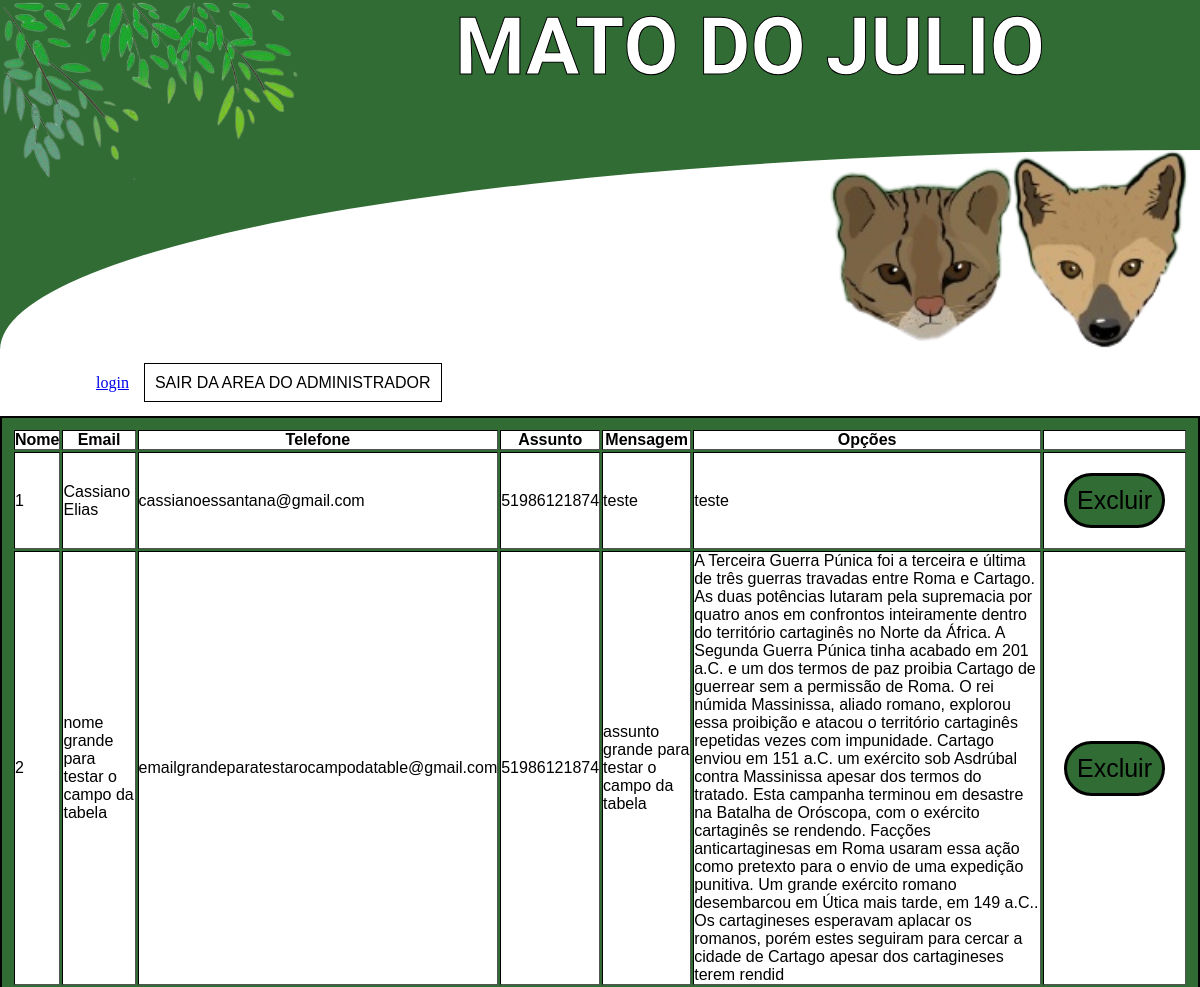
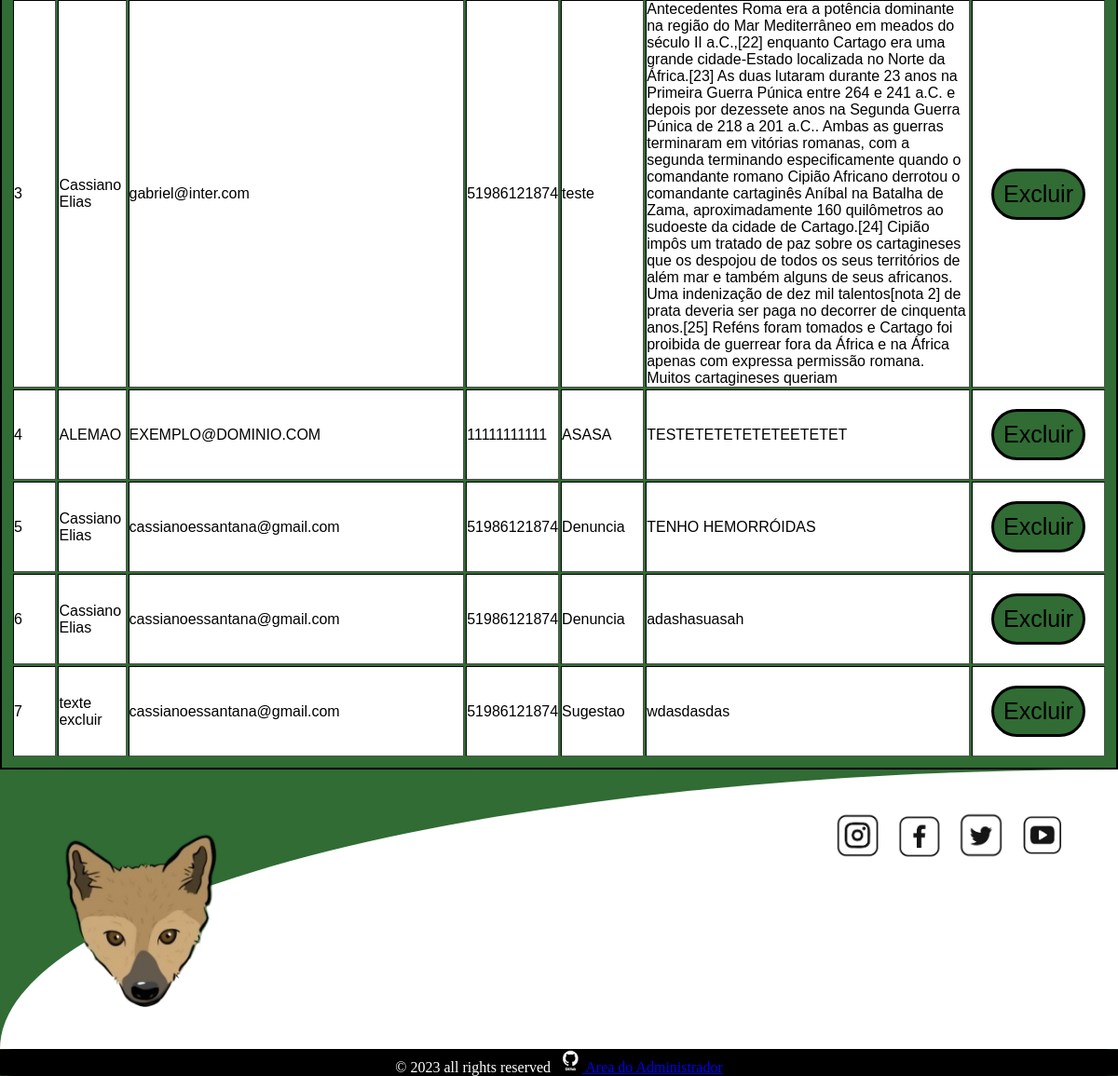
The app's page /paginas_php/showform.php with its own data (2 pictures, top to bottom).
### tables this page shows
CREATE TABLE `faleconosco` (
  `id` int(11) NOT NULL,
  `nomeCompleto` varchar(255) NOT NULL,
  `email` varchar(255) NOT NULL,
  `telefone` varchar(11) NOT NULL,
  `assunto` varchar(255) NOT NULL,
  `mensagem` varchar(1000) NOT NULL
);

### paginas_php/showform.php (the view, shortened to what this page needs)
<!DOCTYPE html>
<html lang="pt-br">
<head>
	<link rel="stylesheet" type="text/css" href="../css/showform.css">
    <link rel="stylesheet" type="text/css" href="../css/footer.css">
    <link rel="stylesheet" type="text/css" href="../css/scrollbar.css">
    <link rel="stylesheet" type="text/css" href="../css/menu.css">
    <link rel="stylesheet" type="text/css" href="../css/header.css">
</head>
<body >
<header>
        <div id="cabecalho">
                <div id="header-up">
                    <div id="cont-ramo">
                        <img id="ramo" src="../imagens/ramo.png" alt="">
                    </div>
                        <h1 id="title">MATO DO JULIO</h1>
                </div>
                <div id="logo-bixos">
                    <img id="img-bixo" src="../imagens/bixos-logo.png" alt="">
                </div>
        </div>
        </header>
<div>
<nav class="nav-bar">
        <div class="nav-list" id="menu">
        <ul>
        <div id="usuario">
	<?php
			if (isset($_SESSION['nome_uso_sessao'])){
				echo  'Ola '.$_SESSION['nome_uso_sessao'].'<br/>'.' Seja bem vindo!<br/>';
			}else{
				echo" <div id='login'><a href='login.php?logout'>
				login</a></div>";
			}
			?>
            </div>
        <li class="nav-item"><a id="menuadm" href="../paginas_php/login.php">SAIR DA AREA DO ADMINISTRADOR</a></li>
            </ul>
        </div>
    </nav>
</div>
<table border="1" class="table">
<thead>
    <tr>
        <th >Nome</th>
        <th >Email</th>
        <th >Telefone</th>
        <th >Assunto</th>
        <th >Mensagem</th>
        <th >Opções</th>
        <th></th>
    </tr>
</thead>
<tbody>
    <?php
        include "../script_php/conexao.php";
        $query = "Select id,nomeCompleto,email,telefone,assunto,mensagem from faleconosco";
        $dados = mysqli_query($conexao, $query);
        if($dados){
            while($linha = mysqli_fetch_assoc($dados)){
                ?>
                <tr>
                    <td><?php echo $linha ["id"] ?></td>
                    <td><?php echo $linha ["nomeCompleto"] ?></td>
                    <td><?php echo $linha ["email"] ?></td>
                    <td><?php echo $linha ["telefone"] ?></td>
                    <td><?php echo $linha ["assunto"]  ?></td>
                    <td><?php echo $linha ["mensagem"] ?></td>
                    <td id="campo-botao">
                    <button id="botao-excluir">
                        <a id="excluir" href="../script_php/excluir.php?id=<?php echo $linha["id"];?>">
                        Excluir
                            </a>
                    </button>
                    </td>
                </tr>
                <?php
            }
        }
?>
</tbody>
</table>
    </body>
    <footer>
        <div id="footer_content">
            <div id="footer-bixo">
            <img id="img-footer" src="../imagens/footer.png" alt="">
            </div>
                <div id="footer_social_media">
                    <a href="https://www.instagram.com/matodojulio/" class="social" alt="Instagram" >
                    <img class="imgrede" src="../imagens/redes/logo_insta.png" alt="instagram" title="Instagram"></a>
                    <a href="https://www.facebook.com/matodojulio/" class="social alt="Facebook" >
                    <img class="imgrede" src="../imagens/redes/logo_face.png" alt="Facebook"  title="Facebook"></a>
                    <a href="https://twitter.com/MatoDoJulio" class="social" alt="Twitter" title="Twitter" >
                    <img class="imgrede" src="../imagens/redes/logo_twitter.png" alt="Twitter" title="Twitter"></a>
                    <a href="https://www.youtube.com/@matodojulio" class="social" alt="Youtube" >
                    <img class="imgrede" src="../imagens/redes/logo_youtube.png" alt="Youtube" title="Youtube"></a>
                </div>
        </div>
        <div id="footer_copyright" >
            &#169
            2023 all rights reserved <a href="https://github.com/CassianoElias"> <img class="imggithub" src="../imagens/redes/github_black.png" alt="github"> </a>
            <a href="../paginas_php/login.php">Area do Administrador</a>
        </div>
    </footer>
</html>

### css/showform.css (style rules this page uses)
:root { --background-verde: #306c34 ; --font-title: 'Felipa', sans-serif; --font-subtitle: 'Roboto', sans-serif; --font-subpage: 'Permanent Marker', sans-serif; }
* { margin: 0; padding: 0; box-sizing: border-box; }
body { width: 100%; height: auto; background-color: var(--background-verde); }
#menuadm { padding: 10px; border: solid 1px black; text-decoration: none; color: black; font-family: Arial, Helvetica, sans-serif; }
thead { text-align: center; background-color: white; }
tbody { background-color: white; }
.table { font-family: 'Lucida Sans', 'Lucida Sans Regular', 'Lucida Grande', 'Lucida Sans Unicode', Geneva, Verdana, sans-serif; padding: 10px; border: double 2px black; }
#campo-botao a { text-decoration: none; color: black; font-size: 25px; }
#campo-botao { padding: 20px 20px; }
#botao-excluir { background-color: var(--background-verde); color: black; border: solid black; border-top-right-radius: 60px; border-top-left-radius: 60px; border-bottom-left-radius: 60px; border-bottom-right-radius: 60px; padding: 10px 10px; }

### css/footer.css (style rules this page uses)
#footer-bixo { display: flex; width: 100%; height: auto; }
#img-footer { float: right; height: 200px; width: auto; }
#footer_content { width: 100%; display: flex; flex-direction: row; padding: 4rem 3.5rem; background-color: white; height: 300px; border-top-left-radius: 100%; }
#footer_social_media { display: flex; gap: 1rem; align-items: center; justify-content: space-between; padding-left: 25%; height: 10%; }
#footer_copyright { border-radius: 2%; height: 5%; width: 100%; display: block; align-items: center; text-align: center; background-color: black; color: white; }
.imgrede { width: 50px; height: auto; }
.imggithub { padding-left: 5px; width: 30px; height: auto; }

### css/menu.css (style rules this page uses)
:root { --background-verde: #306c34 ; --font-title: 'Felipa', sans-serif; --font-subtitle: 'Roboto', sans-serif; }
.nav-bar { background-color: white; display: flex; justify-content: space-between; padding: 1.5rem 6rem; }
.nav-list ul { display: flex; justify-content: center; list-style: none; }
.nav-item { margin: 0 15px; }

### css/header.css (style rules this page uses)
#header-up { background-size: 100% 80%; background-position: top 100% ; background-repeat: no-repeat; background-color: var(--background-verde); width: 100%; height: 150px; }
#logo-bixos { border-top-left-radius: 100%; width: 100%; height: 200px; background-color: white; }
#ramo { float: left; width: 300px; }
#img-bixo { float: right; height: 200px; width: auto; }
#cabecalho { text-align: center; }
#title { font-family: var(--font-title); font-size: 80px; color: white; -webkit-text-stroke-width: 1px; -webkit-text-stroke-color: #000; }

### records on screen
faleconosco: id "1", nomeCompleto "Cassiano Elias", email "cassianoessantana@gmail.com", telefone "51986121874", assunto "teste", mensagem "teste"
faleconosco: id "2", nomeCompleto "nome grande para testar o campo da tabela", email "emailgrandeparatestarocampodatable@gmail.com", telefone "51986121874", assunto "assunto grande para testar o campo da tabela", mensagem "A Terceira Guerra Púnica foi a terceira e última de três guerras travadas entre Roma e Cartago. As duas potências lutaram pela supremacia por quatro anos em confrontos inteiramente dentro do território cartaginês no Norte da África. A Segunda Guerra Púnica tinha acabado em 201 a.C. e um dos termos de paz proibia Cartago de guerrear sem a permissão de Roma. O rei númida Massinissa, aliado romano, explorou essa proibição e atacou o território cartaginês repetidas vezes com impunidade. Cartago enviou em 151 a.C. um exército sob Asdrúbal contra Massinissa apesar dos termos do tratado. Esta campanha terminou em desastre na Batalha de Oróscopa, com o exército cartaginês se rendendo. Facções…"
faleconosco: id "3", nomeCompleto "Cassiano Elias", email "gabriel@inter.com", telefone "51986121874", assunto "teste", mensagem "Antecedentes Roma era a potência dominante na região do Mar Mediterrâneo em meados do século II a.C.,[22] enquanto Cartago era uma grande cidade-Estado localizada no Norte da África.[23] As duas lutaram durante 23 anos na Primeira Guerra Púnica entre 264 e 241 a.C. e depois por dezessete anos na Segunda Guerra Púnica de 218 a 201 a.C.. Ambas as guerras terminaram em vitórias romanas, com a segunda terminando especificamente quando o comandante romano Cipião Africano derrotou o comandante cartaginês Aníbal na Batalha de Zama, aproximadamente 160 quilômetros ao sudoeste da cidade de Cartago.[24] Cipião impôs um tratado de paz sobre os cartagineses que os despojou de todos os seus territórios…"
faleconosco: id "4", nomeCompleto "ALEMAO", email "EXEMPLO@DOMINIO.COM", telefone "11111111111", assunto "ASASA", mensagem "TESTETETETETETEETETET"
faleconosco: id "5", nomeCompleto "Cassiano Elias", email "cassianoessantana@gmail.com", telefone "51986121874", assunto "Denuncia", mensagem "TENHO HEMORRÓIDAS"
faleconosco: id "6", nomeCompleto "Cassiano Elias", email "cassianoessantana@gmail.com", telefone "51986121874", assunto "Denuncia", mensagem "adashasuasah"
faleconosco: id "7", nomeCompleto "texte excluir", email "cassianoessantana@gmail.com", telefone "51986121874", assunto "Sugestao", mensagem "wdasdasdas"
